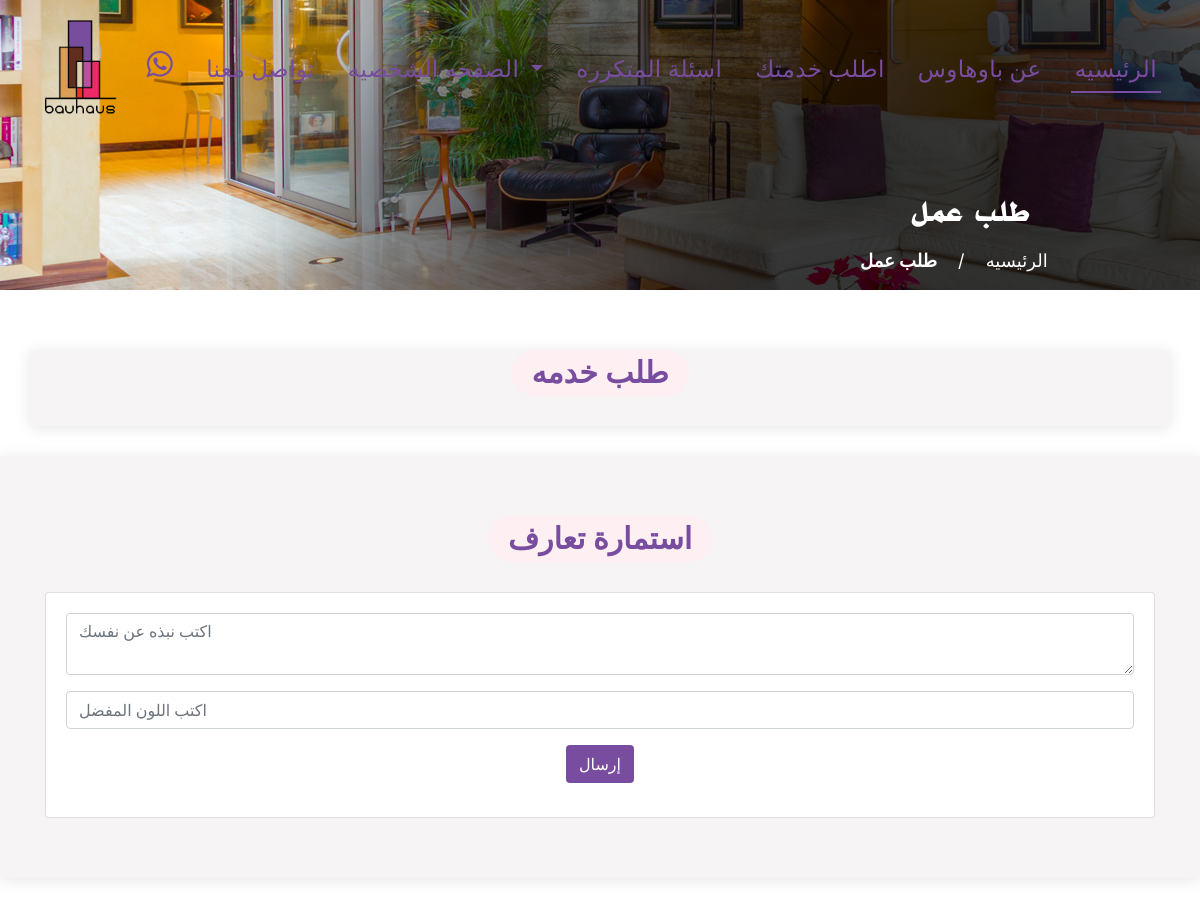
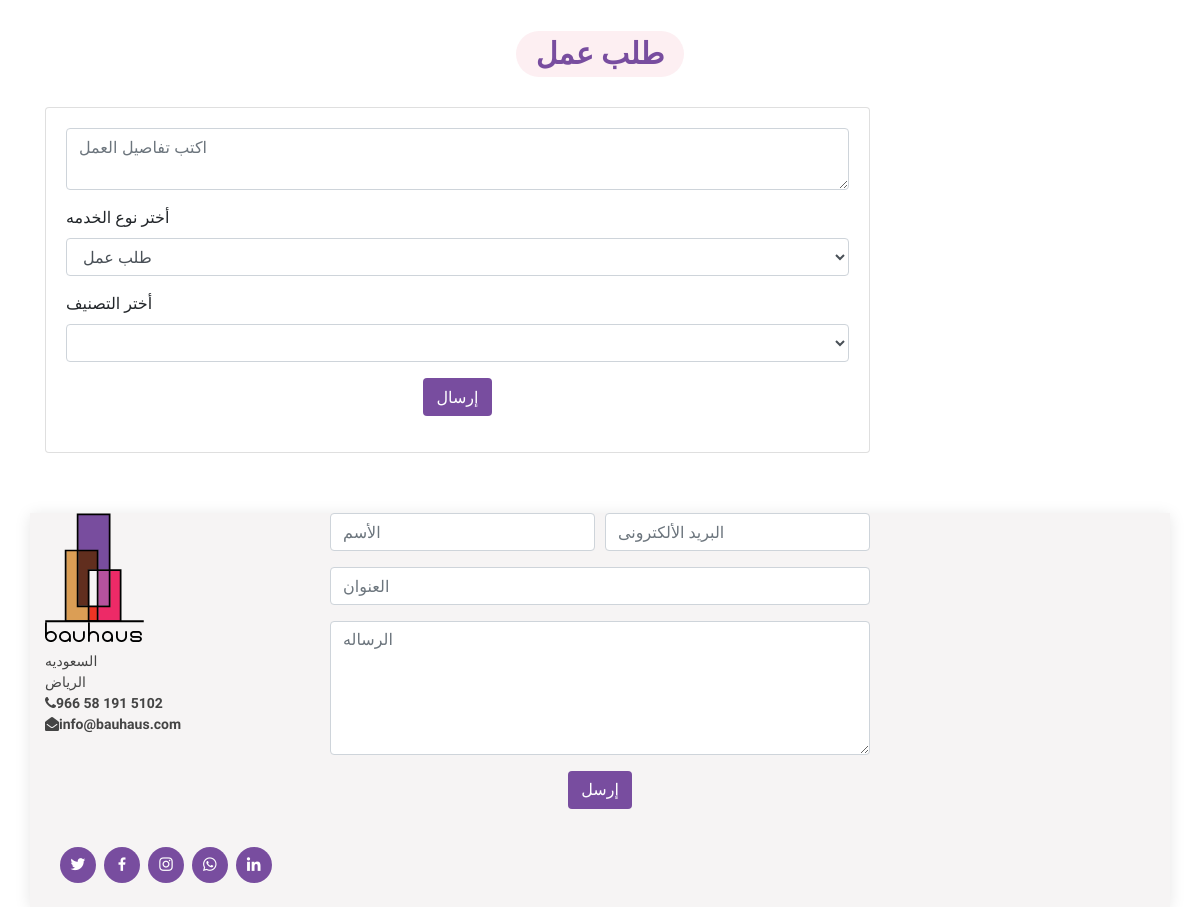
The page /office/request/work/1 (signed in) on the database as committed earlier (2 pictures, top to bottom).
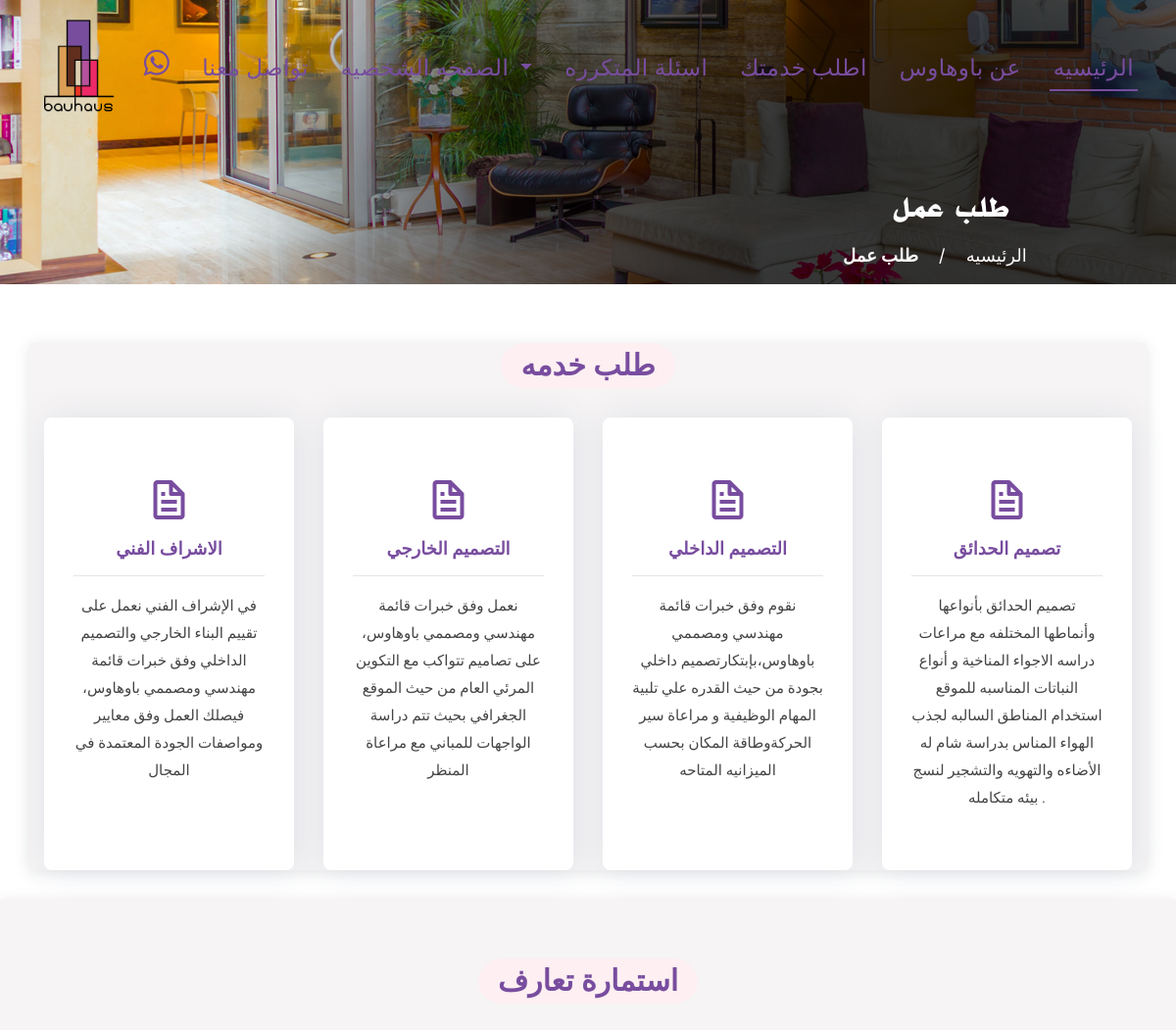
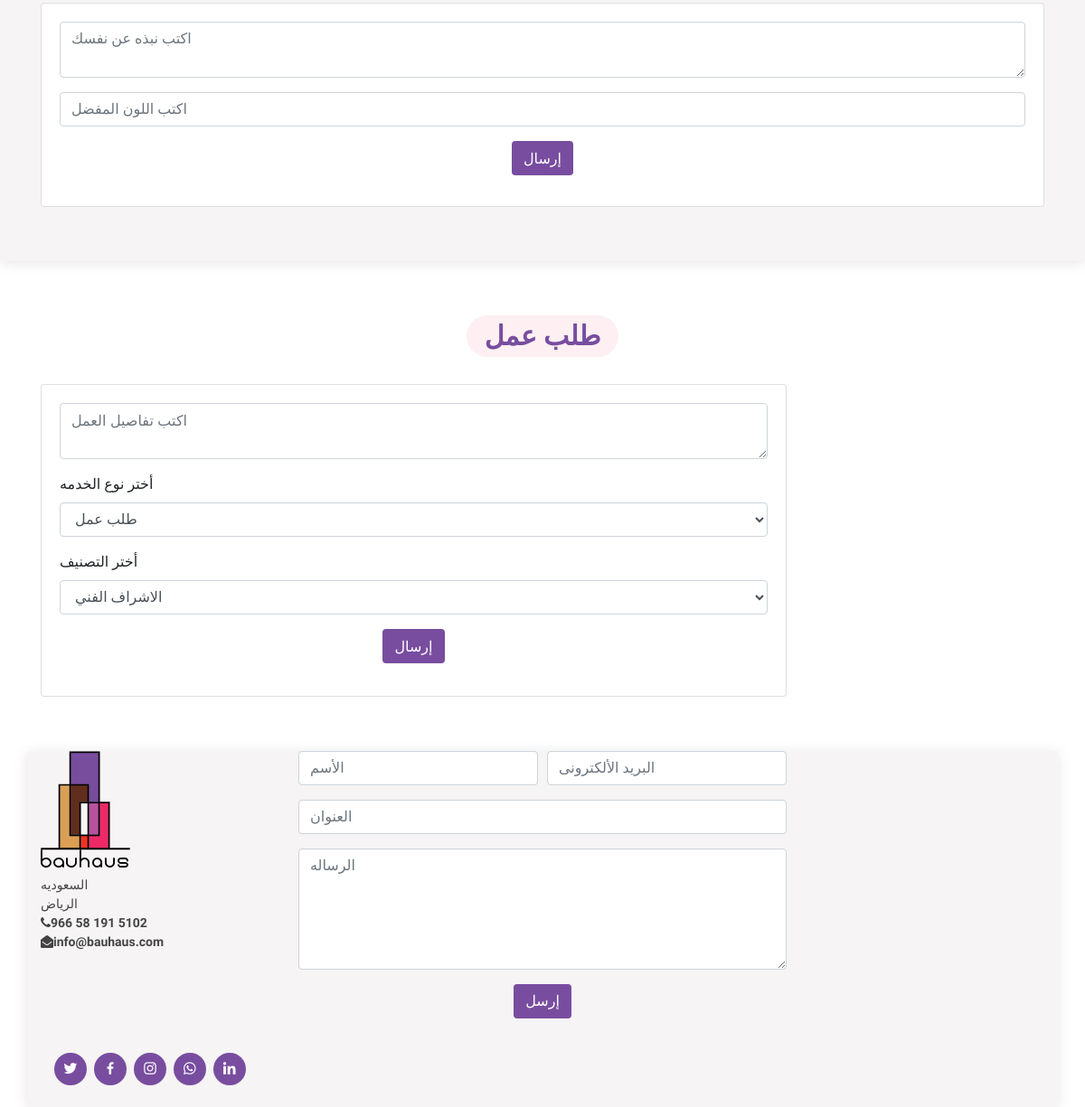
The same page on the database as committed later (2 pictures, top to bottom).
### office/models.py (models this page shows, shortened)
class Service(models.Model):
    name = models.CharField(max_length=255, null=True, verbose_name='الأسم')
    description = models.TextField(null=True, blank=True, verbose_name='التفاصيل')
    class Meta:
        ordering = ['name', ]
        verbose_name = 'الخدمه'
        verbose_name_plural = 'الخدمات'

### office/views.py (the view, shortened to what this page needs)
# urls.py: path('request/work/<int:pk>', views.request_work_engineer, name='cus-request-eng'),
def request_work_engineer(request, pk):
    engineer = User.objects.get(pk=pk)
    cus_obj = User.objects.get(pk=request.user.pk)
    cats = Service.objects.all()
    if request.method == 'GET':
        return render(request, 'office/request-work-engineer.html', context={"engineer": engineer, "cats": cats})

### office/templates/office/request-work-engineer.html (shortened to what the changed rows need)
{% extends 'main.html' %}
{% block content %}
<main id="main">
       <div class="ftco-blocks-cover-1">
      <div class="site-section-cover overlay" data-stellar-background-ratio="0.5" style="background-image: url('../../../static/images/section_bg01.png')">
        <div class="container">
          <div class="row align-items-center ">
            <div class="col-md-5 mt-5 pt-5">
              <h1 class="mb-3 font-weight-bold body-font">طلب عمل</h1>
            </div>
          </div>
        </div>
      </div>
    </div>
        <section id="services" class="services">
            <div class="container" id="login-section">
                <div class="section-title">
                    <h2 class="body-font text-mandigo"> طلب خدمه</h2>
                </div>
                <div class="row">
                    {% for ser in cats %}
                        <div class="col-md-6 col-lg-3 d-flex align-items-stretch mb-5 mb-lg-0">
                            <div class="icon-box">
                                <div class="icon">
                                    <i class="bx bx-file"></i>
                                </div>
                                <h4 class="body-font title text-mandigo">
                                    {{ ser.name }}
                                </h4>
                                <hr/>
                                <p class="body-font description">{{ ser.description }}</p>
                            </div>
                        </div>
                    {% endfor %}
                </div>
            </div>
        </section>
<section id="login-section">
    <div class="container">
                                                                     <div class="section-title">
          <h2 class="body-font text-mandigo">استمارة تعارف </h2>
        </div>
    </div>
</section>
     <section id="about" class="about">
            <div class="container">
                                                             <div class="section-title">
          <h2 class="body-font text-mandigo">طلب عمل </h2>
        </div>
                <div class="row">
                    <div class="col-9">
                        <div class="card">
                            <div class="card-body">
                                                        <div  class="reply-form">
                             <form method="post">
                                                 <div class="row">
                                                                             <div class="col form-group">
                        <label class="body-font" for="cats">أختر  التصنيف</label>
<select  class="form-control body-font" name="cats" id="cats">
    {% for cat in cats %}
    <option class="body-font" value="{{ cat.pk }}">{{ cat.name }}</option>
    {% endfor %}
</select>
                    </div>
                  </div>
                </form>
                        </div>
                            </div>
                        </div>
                    </div>
                </div>
            </div>
     </section>
</main>
{% endblock content %}

Rows that differ between the two databases and show on the page:
added Service: name "الاشراف الفني", description "في الإشراف الفني نعمل على تقييم البناء الخارجي والتصميم الداخلي وفق خبرات قائمة مهندسي ومصممي باوهاوس، فيصلك العمل وفق معايير ومواصفات الجودة المعتمدة في المجال"
added Service: name "التصميم الخارجي", description "نعمل وفق خبرات قائمة مهندسي ومصممي باوهاوس، على تصاميم تتواكب مع التكوين المرئي العام من حيث الموقع الجغرافي بحيث تتم دراسة الواجهات للمباني مع مراعاة المنظر"
added Service: name "التصميم الداخلي", description "نقوم وفق خبرات قائمة مهندسي ومصممي باوهاوس،بإبتكارتصميم داخلي بجودة من حيث القدره علي تلبية المهام الوظيفية و مراعاة سير الحركةوطاقة المكان بحسب الميزانيه المتاحه"
added Service: name "تصميم الحدائق", description "تصميم الحدائق بأنواعها وأنماطها المختلفه مع مراعات دراسه الاجواء المناخية و أنواع النباتات المناسبه للموقع استخدام المناطق السالبه لجذب الهواء المناس بدراسة شام له الأضاءه والتهويه والتشجير لنسج بيئه متكامله ."
Other text that changed with them:
form field cats: (not shown) → "الاشراف الفني"
